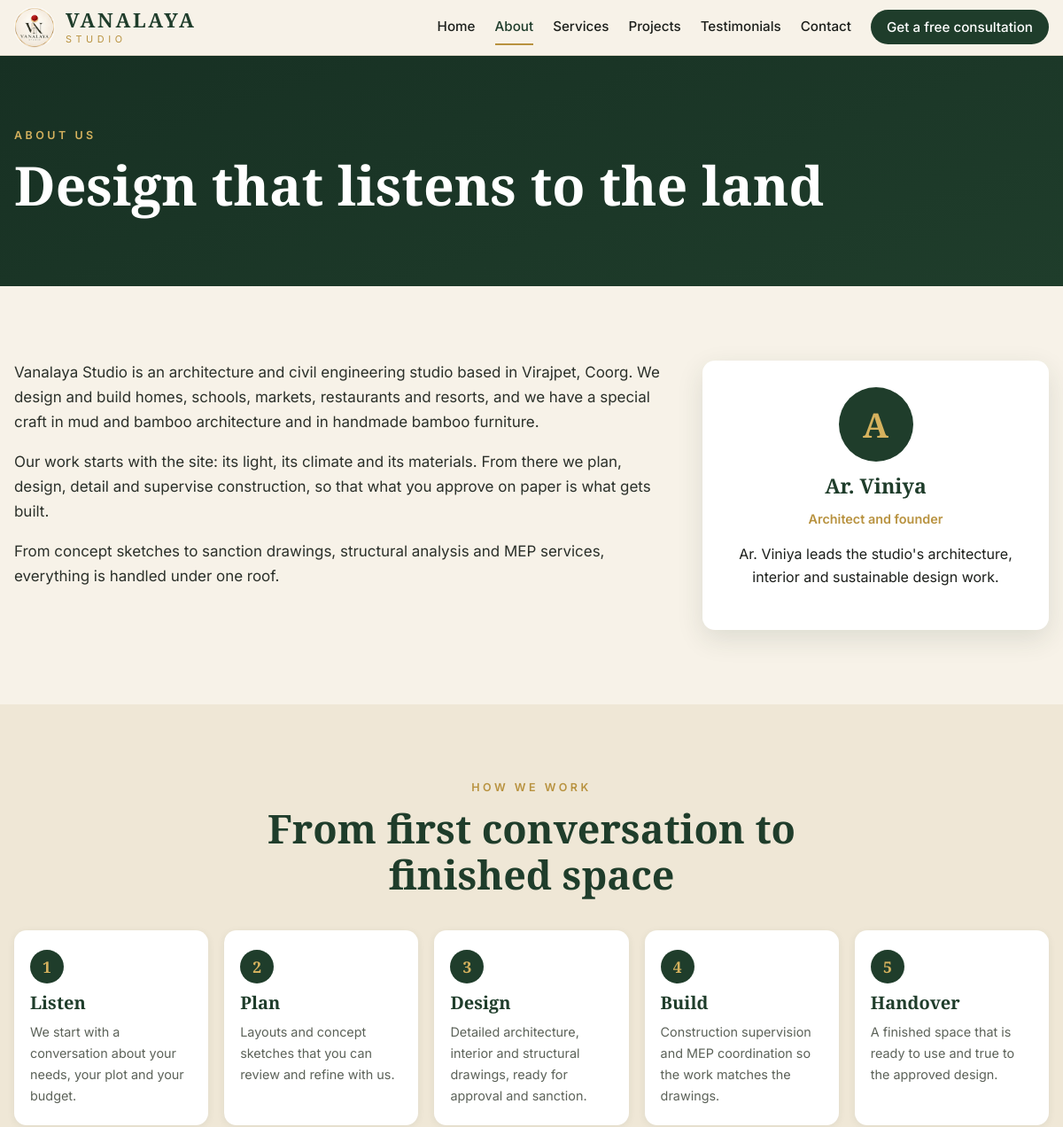
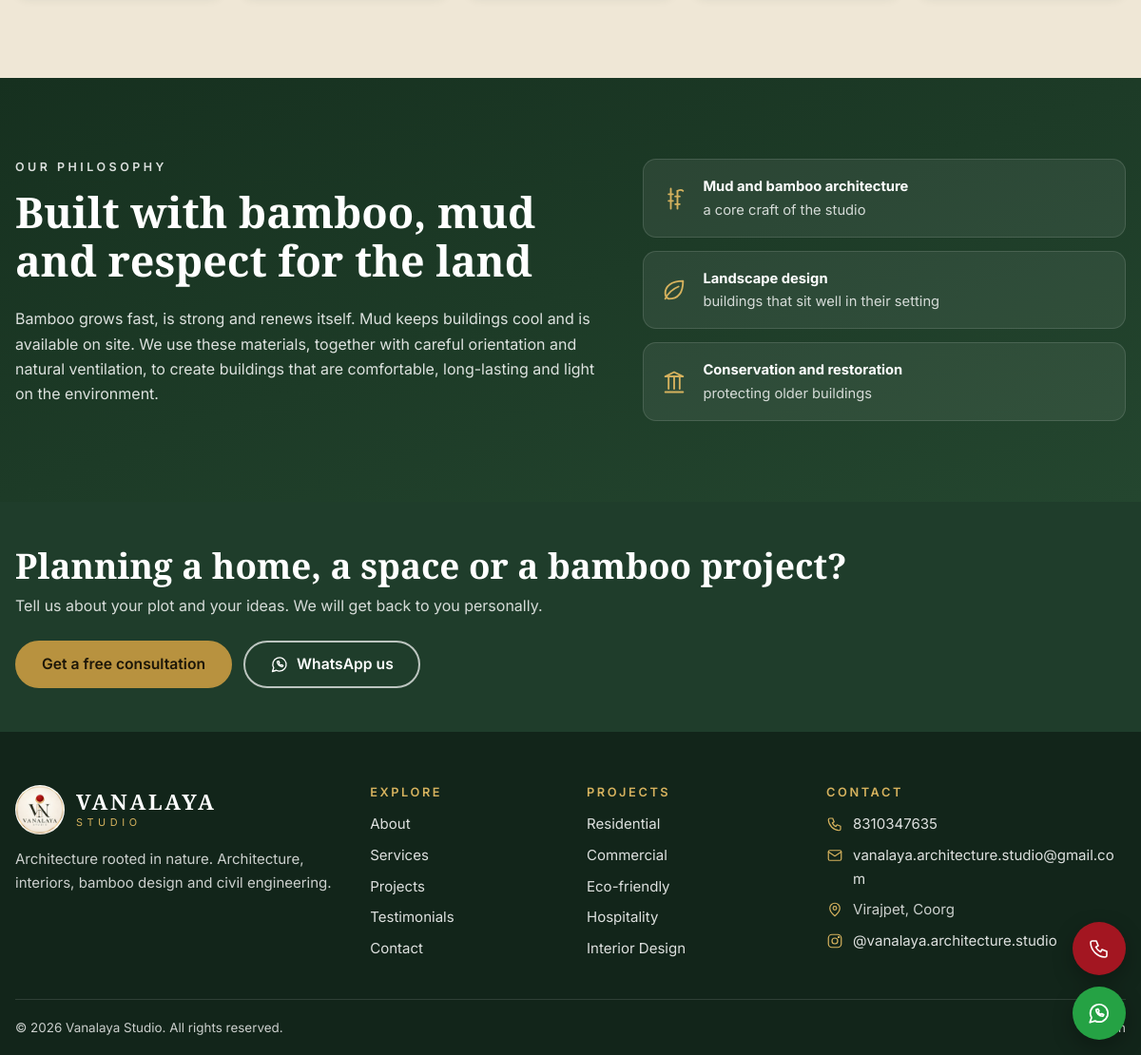
/about, run on the app's committed database (2 pictures, top to bottom).
### tables this page shows
CREATE TABLE site_settings (
    key TEXT PRIMARY KEY,
    value TEXT DEFAULT ''
);

CREATE TABLE categories (
    slug TEXT PRIMARY KEY,
    name TEXT NOT NULL,
    blurb TEXT DEFAULT '',
    sort_order INTEGER DEFAULT 0
);

### app.py (the view)
    @app.route("/about")
    def about():
        return render_template("about.html", approach=seed.APPROACH)

### app.py (called while the page is built)
def register_db(app):
    def get_db():
        if "db" not in g:
            g.db = sqlite3.connect(app.config["DB_PATH"])
            g.db.row_factory = sqlite3.Row
            g.db.execute("PRAGMA foreign_keys = ON")
        return g.db
    app.get_db = get_db
    @app.teardown_appcontext
    def close_db(_exc):
        db = g.pop("db", None)
        if db is not None:
            db.close()

def get_settings(db):
    return {r["key"]: r["value"] for r in db.execute("SELECT key, value FROM site_settings")}

### templates/about.html (shortened to what this page needs)
{% extends "base.html" %}
{% from "_icons.html" import icon %}
{% block content %}
<section class="page-head">
  <div class="wrap">
    <p class="eyebrow eyebrow-light">About us</p>
    <h1>{{ S.about_title }}</h1>
  </div>
</section>
<section class="section">
  <div class="wrap about-grid">
    <div class="prose">{{ S.about_text | paragraphs }}</div>
    <aside class="founder">
      <div class="founder-mark">{{ S.founder_name[:1] if S.founder_name else 'V' }}</div>
      <h3>{{ S.founder_name }}</h3>
      <p class="role">{{ S.founder_role }}</p>
      <p>{{ S.founder_text }}</p>
    </aside>
  </div>
</section>
<section class="section section-tint">
  <div class="wrap">
    <div class="section-head">
      <p class="eyebrow">How we work</p>
      <h2>From first conversation to finished space</h2>
    </div>
    <ol class="steps">
      {% for title, text in approach %}
      <li><span class="step-n">{{ loop.index }}</span><h3>{{ title }}</h3><p>{{ text }}</p></li>
      {% endfor %}
    </ol>
  </div>
</section>
<section class="eco">
  <div class="wrap eco-in">
    <div>
      <p class="eyebrow eyebrow-light">Our philosophy</p>
      <h2>{{ S.eco_title }}</h2>
      <p>{{ S.eco_text }}</p>
    </div>
    <ul class="eco-list">
      <li>{{ icon('bamboo', 28) }}<span><strong>Mud and bamboo architecture</strong> a core craft of the studio</span></li>
      <li>{{ icon('leaf', 28) }}<span><strong>Landscape design</strong> buildings that sit well in their setting</span></li>
      <li>{{ icon('column', 28) }}<span><strong>Conservation and restoration</strong> protecting older buildings</span></li>
    </ul>
  </div>
</section>
{% endblock %}

### templates/base.html (shortened to what this page needs)
{% from "_icons.html" import icon %}
<!doctype html>
<html lang="en">
<head>
<link rel="stylesheet" href="{{ url_for('static', filename='css/site.css') }}">
</head>
<body>
<header class="site-header" id="top">
  <div class="wrap header-in">
    <a class="brand" href="{{ url_for('home') }}" aria-label="{{ S.studio_name }} home">
      <img src="{{ url_for('static', filename='img/logo-256.png') }}" alt="" width="46" height="46">
      <span class="brand-text"><strong>VANALAYA</strong><small>STUDIO</small></span>
    </a>
    <nav class="nav" id="nav" aria-label="Main">
      <a href="{{ url_for('home') }}" {% if request.endpoint == 'home' %}aria-current="page"{% endif %}>Home</a>
      <a href="{{ url_for('about') }}" {% if request.endpoint == 'about' %}aria-current="page"{% endif %}>About</a>
      <a href="{{ url_for('services') }}" {% if request.endpoint == 'services' %}aria-current="page"{% endif %}>Services</a>
      <a href="{{ url_for('projects') }}" {% if request.endpoint in ('projects', 'project_detail') %}aria-current="page"{% endif %}>Projects</a>
      <a href="{{ url_for('testimonials') }}" {% if request.endpoint == 'testimonials' %}aria-current="page"{% endif %}>Testimonials</a>
      <a href="{{ url_for('contact') }}" {% if request.endpoint == 'contact' %}aria-current="page"{% endif %}>Contact</a>
      <a class="btn btn-small nav-cta" href="{{ url_for('contact') }}">{{ S.cta_text }}</a>
    </nav>
  </div>
</header>
<main id="main">
{% block content %}{% endblock %}
</main>
<section class="cta-band">
  <div class="wrap cta-in">
    <div>
      <h2>Planning a home, a space or a bamboo project?</h2>
      <p>Tell us about your plot and your ideas. We will get back to you personally.</p>
    </div>
    <div class="cta-buttons">
      <a class="btn btn-gold" href="{{ url_for('contact') }}">{{ S.cta_text }}</a>
      <a class="btn btn-ghost-light" href="https://wa.me/{{ S.whatsapp }}?text={{ 'Hello Vanalaya Studio, I would like to discuss a project.' | urlencode }}">{{ icon('whatsapp', 20) }} WhatsApp us</a>
    </div>
  </div>
</section>
<footer class="site-footer">
  <div class="wrap footer-grid">
    <div>
      <div class="brand brand-light">
        <img src="{{ url_for('static', filename='img/logo-256.png') }}" alt="" width="52" height="52">
        <span class="brand-text"><strong>VANALAYA</strong><small>STUDIO</small></span>
      </div>
      <p class="foot-note">{{ S.tagline }}. Architecture, interiors, bamboo design and civil engineering.</p>
    </div>
    <div>
      <h3>Explore</h3>
      <ul>
        <li><a href="{{ url_for('about') }}">About</a></li>
        <li><a href="{{ url_for('services') }}">Services</a></li>
        <li><a href="{{ url_for('projects') }}">Projects</a></li>
        <li><a href="{{ url_for('testimonials') }}">Testimonials</a></li>
        <li><a href="{{ url_for('contact') }}">Contact</a></li>
      </ul>
    </div>
    <div>
      <h3>Projects</h3>
      <ul>
        {% for c in nav_categories %}<li><a href="{{ url_for('projects', category=c.slug) }}">{{ c.name }}</a></li>{% endfor %}
      </ul>
    </div>
    <div>
      <h3>Contact</h3>
      <ul class="contact-list">
        <li>{{ icon('phone', 18) }} <a href="tel:+91{{ S.phone }}">{{ S.phone }}</a></li>
        <li>{{ icon('mail', 18) }} <a href="mailto:{{ S.email }}">{{ S.email }}</a></li>
        <li>{{ icon('pin', 18) }} <span>{{ S.address }}</span></li>
        <li>{{ icon('instagram', 18) }} <a href="https://www.instagram.com/{{ S.instagram }}" target="_blank" rel="noopener">@{{ S.instagram }}</a></li>
      </ul>
    </div>
  </div>
  <div class="wrap footer-bottom">
    <span>&copy; {{ current_year }} {{ S.studio_name }}. All rights reserved.</span>
    <a href="{{ url_for('admin_login') }}">Admin</a>
  </div>
</footer>
<div class="float-actions" aria-label="Quick contact">
  <a class="float-btn float-call" href="tel:+91{{ S.phone }}" aria-label="Call us">{{ icon('phone', 24) }}</a>
  <a class="float-btn float-wa" href="https://wa.me/{{ S.whatsapp }}?text={{ 'Hello Vanalaya Studio, I would like to discuss a project.' | urlencode }}" target="_blank" rel="noopener" aria-label="Chat on WhatsApp">{{ icon('whatsapp', 26) }}</a>
</div>
</body>
</html>

### data on the page
site_settings: cta_text "Get a free consultation"
site_settings: about_title "Design that listens to the land"
site_settings: about_text|paragraphs "Vanalaya Studio is an architecture and civil engineering studio based in Virajpet, Coorg. We design and build homes, schools, markets, restaurants and resorts, and we have a special craft in mud and bamboo architecture and in handmade bamboo furniture. Our work starts with the site: its light, its climate and its materials. From there we plan, design, detail and supervise construction, so that what you approve on paper is what gets built. From concept sketches to sanction drawings, structural analysis and MEP services, everything is handled under one roof."
site_settings: value "A", founder_name "Ar. Viniya"
site_settings: founder_role "Architect and founder"
site_settings: founder_text "Ar. Viniya leads the studio's architecture, interior and sustainable design work."
site_settings: eco_title "Built with bamboo, mud and respect for the land"
site_settings: eco_text "Bamboo grows fast, is strong and renews itself. Mud keeps buildings cool and is available on site. We use these materials, together with careful orientation and natural ventilation, to create buildings that are comfortable, long-lasting and light on the environment."
site_settings: tagline "Architecture rooted in nature"
categories: name "Residential"
categories: name "Commercial"
categories: name "Eco-friendly"
categories: name "Hospitality"
categories: name "Interior Design"
site_settings: phone "8310347635"
site_settings: email "vanalaya.architecture.studio@gmail.com"
site_settings: address "Virajpet, Coorg"
site_settings: instagram "vanalaya.architecture.studio"
site_settings: studio_name "Vanalaya Studio"

### other printed values
{{ title }} "Listen" "Plan" "Design" "Build" "Handover"
{{ text }} "We start with a conversation about your needs, your plot and your budget." "Layouts and concept sketches that you can review and refine with us." "Detailed architecture, interior and structural drawings, ready for approval and sanction." "Construction supervision and MEP coordination so the work matches the drawings." "A finished space that is ready to use and true to the approved design."
